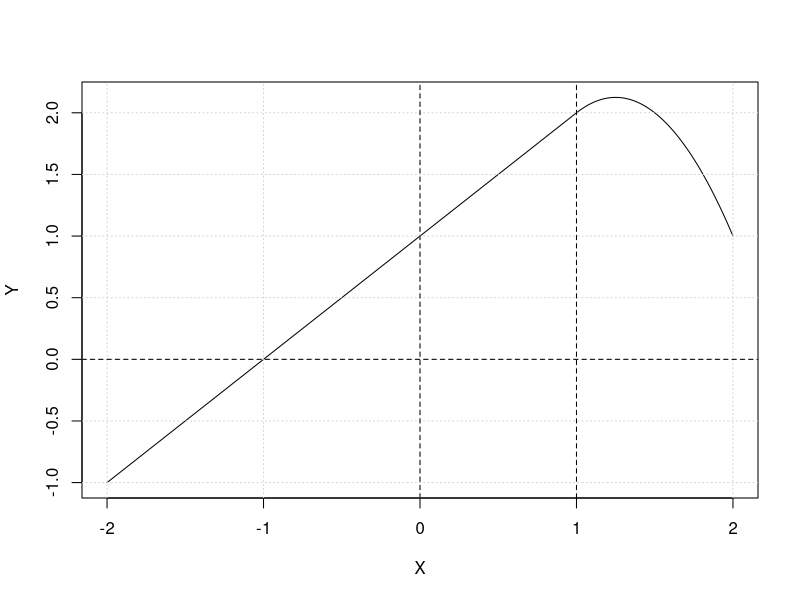

Reproduce this figure in R.
## ---- chunk 1
X=seq(-2, 2, by=0.0001)
Y = 1 + X - 2*(X-1)^2*I(X>=1)

plot(X,Y, type = "l")
grid()
abline(h=0, lty = 2)
abline(v=0, lty = 2)
abline(v=1, lty = 2)
